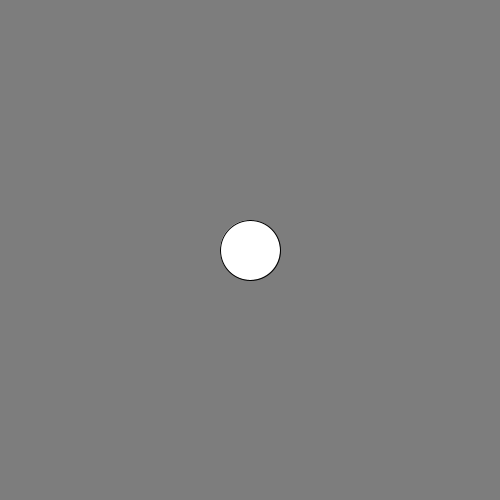
Frame 1 (no input)
Frame 60 (the mouse pressed at the canvas centre just before this capture): identical to frame 1, image omitted
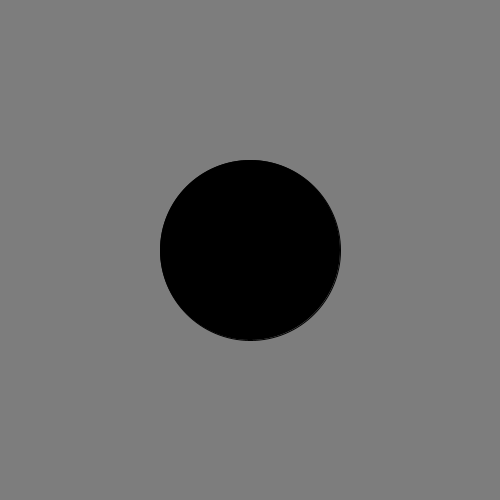
Frame 120 (the mouse held since frame 60 and released just before this capture)

The Processing sketch that drew these frames (run headless with seeded random() and noise(); from frame 60 on, the mouse is pressed at the canvas centre):

// Processing sketch: cerchio_che_cresce_con_il_mouse
// ── cerchio_che_cresce_con_il_mouse.pde
int r = 30;
int dir = 1;
int x,y;

void setup(){
   size(500, 500);
   ellipseMode(RADIUS); //Cerchio iscritto nel quadrato usa il raggio anzichè il diametro 
   x = width/2;
   y = height/2;
}

void draw(){
   background(125);
   float d  = dist(mouseX, mouseY, x, y);
   if(r >= width/2 || r < 30){
      dir = -dir; 
   }
   
   if(d < r){
      r += dir;
      fill(0);
   }else{
     fill(255);
   }
   ellipse(x,y,r,r);
}
